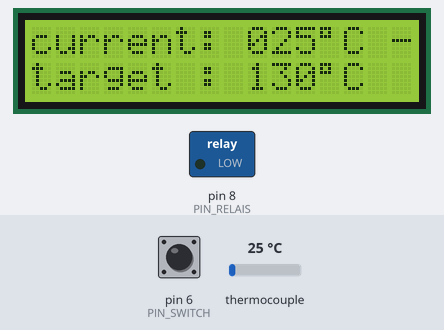
A program run on a simulated Arduino Uno, built with avr-gcc and run on an emulated ATmega328P. On the bench: 16×2 character LCD, switched loads named in the program (green lamp = pin HIGH). Inputs (shaded band) come from the test bench; at power-on: pin 6 (PIN_SWITCH) LOW, thermocouple 25 °C. What the program prints to the serial monitor is not drawn.

Above: at 1.2 s.
1.3 s: pin 6 (PIN_SWITCH) pulled HIGH for 0.15 s
At 2.6 s:
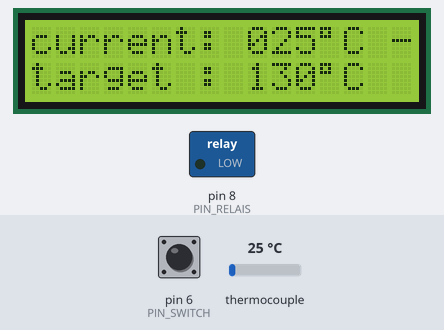
2.9 s: thermocouple set to 6 °C
At 4.2 s:
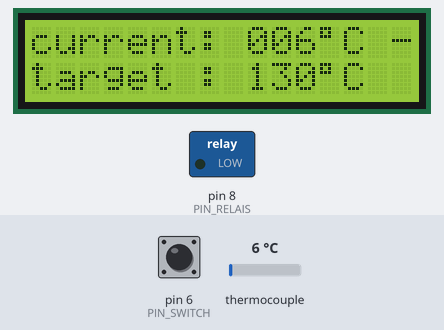
4.5 s: pin 6 (PIN_SWITCH) pulled HIGH for 1 s
At 5.3 s:
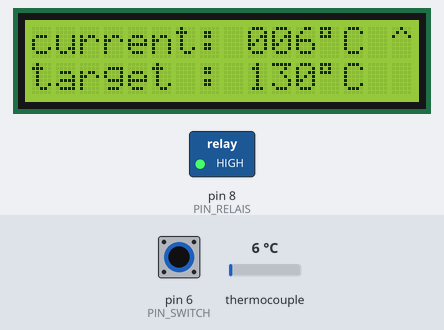
7.0 s: thermocouple set to 75 °C
At 8.1 s:
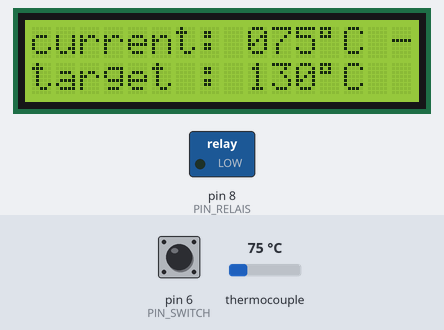
8.5 s: thermocouple set to 150 °C
At 9.5 s:
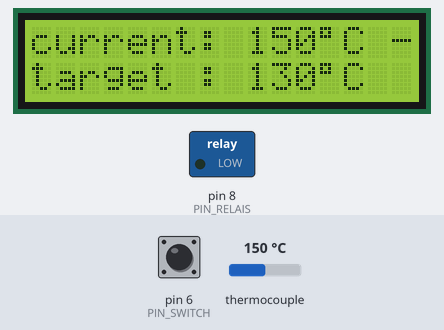
Timing chart, 0 to 11.0 s (numbered marks = the images above; inputs shaded):
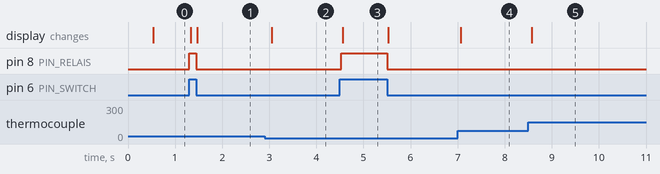

Measured:
- after the input at 1.3 s, pin 8 (PIN_RELAIS): LOW → HIGH at once, → LOW 0.15 s later; the display: first changes at once (image 1 shows a later state)
- after the input at 2.9 s, the display: changes after 0.15 s (image 2)
- after the input at 4.5 s, pin 8 (PIN_RELAIS): LOW → HIGH at once, → LOW 0.97 s later; the display: changes after 0.06 s (image 3)
- after the input at 7.0 s, the display: changes after 0.07 s (image 4)
- after the input at 8.5 s, the display: changes after 0.08 s (image 5)

The program:

main.cpp
```cpp
#include <Arduino.h>
#include <LiquidCrystal_I2C.h>
#include <Wire.h>
#include "max6675.h"

#define TARGET_TEMP 130
#define TEMP_INTERVAL 500 #ms
#define PIN_TEMP_DO 4
#define PIN_TEMP_CS 3
#define PIN_TEMP_CLK 2
#define PIN_RELAIS 8
#define PIN_SWITCH 6
#define DEGREE (char)223


LiquidCrystal_I2C lcd(/*address=*/0x27, /*columns=*/16, /*rows=*/2);
MAX6675 thermocouple(PIN_TEMP_CLK, PIN_TEMP_CS, PIN_TEMP_DO);

bool relaisState = false;
int currentTemp = 303;
char text[2][17];
unsigned long lastDebounceTime = millis();

void printlcd() {
    for ( byte i = 0; i<2; i++) {
        lcd.setCursor(0, i);
        lcd.print(text[i]);
    }
}

void setup() {
    Serial.begin(9600);
    pinMode(PIN_RELAIS, OUTPUT);
    pinMode(PIN_SWITCH, INPUT);

    lcd.init();
    lcd.backlight();
}

void loop() {
    //read thermocoupled sensor every second
    if ((millis() - lastDebounceTime) > 500) {
        lastDebounceTime = millis();
        currentTemp = int(thermocouple.readCelsius());
        Serial.println(thermocouple.readCelsius());
    }

    relaisState = digitalRead(PIN_SWITCH) && currentTemp < TARGET_TEMP;
    digitalWrite(PIN_RELAIS, relaisState);

    sprintf(text[0], "current: %03d%c%c %c", currentTemp, DEGREE, 'C', (relaisState == true) ? '^' : '-');
    sprintf(text[1], "target : %03d%c%c", int(TARGET_TEMP), DEGREE, 'C');
    printlcd();
}
```
